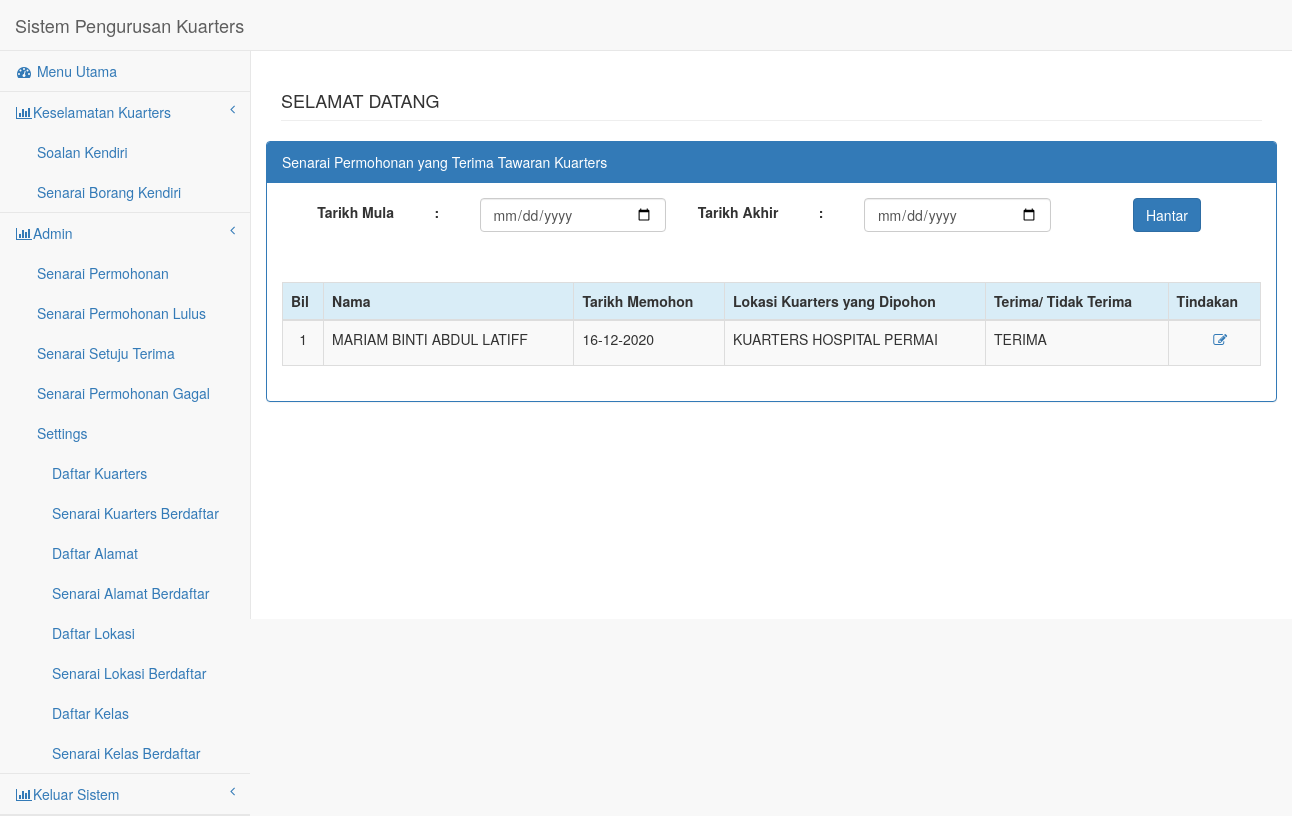
The app's page /pages/listlulusterima.php with its own data.
### tables this page shows
CREATE TABLE IF NOT EXISTS `tbl_pemohonan` (
  `p_id` int(11) NOT NULL AUTO_INCREMENT,
  `p_staff` int(30) NOT NULL,
  `p_tarikhmohon` date DEFAULT NULL,
  `p_lokasi` varchar(250) DEFAULT NULL,
  `p_jantina` varchar(30) DEFAULT NULL,
  `p_statusperkahwinan` int(30) DEFAULT NULL,
  `p_telrumah` varchar(20) DEFAULT NULL,
  `p_telhp` varchar(20) DEFAULT NULL,
  `p_telpejabat` varchar(20) DEFAULT NULL,
  `p_jawatan` int(30) DEFAULT NULL,
  `p_katjawatan` varchar(30) NOT NULL,
  `p_jabatan` varchar(250) DEFAULT NULL,
  `p_unit` varchar(250) DEFAULT NULL,
  `p_tmulabertugas` date DEFAULT NULL,
  `p_markahtmulabertugas` int(10) NOT NULL,
  `p_waktubertugas` text,
  `p_markahwaktubertugas` int(10) NOT NULL,
  `p_namapasangan` text,
  `p_icpasangan` varchar(20) NOT NULL,
  `p_katkeluarga` varchar(30) NOT NULL,
  `p_markahkatkeluarga` int(10) NOT NULL,
  `p_jawatanpasangan` varchar(50) DEFAULT NULL,
  `p_tkerjapasangan` text NOT NULL,
  `p_wbpasangan` text NOT NULL,
  `p_bilanak` int(11) DEFAULT NULL,
  `p_markahbilanak` int(10) NOT NULL,
  `p_alamatsekarang` text,
  `p_checkbox1` int(11) DEFAULT NULL,
  `p_checkbox2` int(11) DEFAULT NULL,
  `p_checkbox3` int(11) DEFAULT NULL,
  `p_alamatrumahsd` text,
  `p_jarakrumah` text,
  `p_sebabmohon` text,
  `p_tandamohon` int(11) NOT NULL,
  `p_pengesahan` text,
  `p_tandaketua` int(11) NOT NULL,
  `p_stathantar` varchar(30) DEFAULT NULL,
  `p_statmohon` varchar(30) DEFAULT NULL,
  `p_statterima` int(11) NOT NULL,
  `p_kelasrumah` varchar(30) NOT NULL,
  `p_alamattawaran` varchar(250) NOT NULL,
  `p_tmasuk` date DEFAULT NULL,
  `p_tkeluar` date DEFAULT NULL,
  `p_terimadepo` date DEFAULT NULL,
  `p_jumlahdepo` varchar(20) DEFAULT NULL,
  `p_resit` varchar(30) DEFAULT NULL,
  `p_lamamohon` varchar(10) NOT NULL,
  `p_markahlamamohon` double NOT NULL,
  `p_totalmarkah` double NOT NULL,
  `p_finalmarks` double NOT NULL,
  `p_kontrak` int(5) NOT NULL COMMENT '1- non-renewal 2- renewal',
  `p_kilometer` int(10) NOT NULL,
  PRIMARY KEY (`p_id`)
);

CREATE TABLE IF NOT EXISTS `tablepengguna` (
  `id` int(25) NOT NULL AUTO_INCREMENT,
  `nokadpengenalan` varchar(14) NOT NULL,
  `namapemohon` varchar(255) DEFAULT NULL,
  `katalaluan` varchar(32) NOT NULL,
  `jawatan` varchar(50) NOT NULL,
  `jabatan` varchar(10) DEFAULT NULL,
  `kumpulanb` int(40) NOT NULL,
  `emelrasmi` varchar(50) NOT NULL,
  `notel` varchar(20) NOT NULL,
  `tarikhlantik` date NOT NULL,
  `induksi` text NOT NULL,
  `unit` int(11) DEFAULT NULL,
  `tpbahagian` int(50) NOT NULL,
  `siri` varchar(10) NOT NULL,
  `periksa` text NOT NULL,
  `status` varchar(5) NOT NULL DEFAULT '1',
  `logatt` varchar(5) NOT NULL DEFAULT '0',
  `logerr` varchar(5) NOT NULL DEFAULT '0',
  `status1` int(11) NOT NULL DEFAULT '1',
  `authlevel` int(11) NOT NULL,
  `kategori` int(11) NOT NULL,
  PRIMARY KEY (`id`),
  KEY `ptj` (`jabatan`),
  KEY `unit2` (`unit`),
  KEY `status` (`status1`)
);

CREATE TABLE IF NOT EXISTS `tbllokasi` (
  `l_id` int(11) NOT NULL AUTO_INCREMENT,
  `l_nama` varchar(250) NOT NULL,
  `l_jabatan` int(11) NOT NULL,
  `l_susun` int(11) NOT NULL,
  `l_status` int(11) NOT NULL DEFAULT '1',
  KEY `pid` (`l_id`)
);

CREATE TABLE IF NOT EXISTS `tbl_terima` (
  `idterima` int(5) NOT NULL AUTO_INCREMENT,
  `namaterima` varchar(50) NOT NULL,
  `susunterima` int(11) NOT NULL,
  `statusterima` int(11) NOT NULL,
  PRIMARY KEY (`idterima`)
);

### pages/listlulusterima.php (the view, shortened to what this page needs)
<!DOCTYPE html>
<html lang="en">
<head>
<link href="../bower_components/bootstrap/dist/css/bootstrap.min.css"
    rel="stylesheet">
<link href="../bower_components/metisMenu/dist/metisMenu.min.css"
    rel="stylesheet">
<link href="../dist/css/sb-admin-2.css" rel="stylesheet">
<link href="../bower_components/font-awesome/css/font-awesome.min.css"
    rel="stylesheet" type="text/css">
</head>
<body>
</body>
<form method="post" >
    <div id="wrapper">
<?php include('leftbar.php');?>
<div id="page-wrapper">
<div class="row">
  <div class="col-lg-12">
                <h4 class="page-header">
                    <?php echo strtoupper("selamat datang"." ".htmlentities($_SESSION['namapegawai']));?></h4>
</div>
        <div class="row">
            <div class="col-lg-12">
                <div class="panel panel-primary">
                    <div class="panel-heading">
                        Senarai Permohonan yang Terima Tawaran Kuarters
                    </div>
                    <div class="panel-body">
                        <table width="1000" border="0" align="center">
                            <tr>
                                <td width="300" align="right"><label>Tarikh Mula</label></td>
                                <td width="300" align="center"><label>:</label></td>
                                <td width="300"><input id="date1" name="date1" type="date"  class="datepicker, form-control" required/></td>
                                <td width="300" align="right"><label>Tarikh Akhir</label></td>
                                <td width="300" align="center"><label>:</label></td>
                                <td width="300"><input id="date2" name="date2" type="date"  class="datepicker, form-control" required/></td>
                                <td width="300" align="center"><label></label></td>
                                <td width="300" rowspan="1"><input type="submit"  name="submit" class="btn btn-primary" value="Hantar"></td>
                            </tr>
                            <?php
                              $querymohon     = "SELECT * FROM  tbl_pemohonan  where p_statmohon = 2 AND p_statterima = 1 AND p_stathantar = 1 " ;
                                $resultmohon    = mysql_query($querymohon) or die(mysql_error());
                                $data      = mysql_num_rows($resultmohon);
                             ?>
                            <tr>
                                    <td colspan="9" align="right"><?php  ?><?php  ?></td>
                                    <td width="53" rowspan="3">&nbsp;</td>
                            </tr>
                        </table>
                    </div>
                    <div class="panel-body">
                        <div class="dataTable_wrapper">
                            <table class="table table-striped table-bordered table-hover" id="dataTables-example">
                                <thead>
                                    <tr class="info">
                                        <th>Bil</th>
                                        <th>Nama</th>
                                        <th>Tarikh Memohon</th>
                                        <th>Lokasi Kuarters yang Dipohon</th>
                                        <th>Terima/ Tidak Terima</th>
                                        <th>Tindakan</th>
                                    </tr>
                                </thead>
                                <tbody>
                      <?php
                      if($data < 1)
                      {
                          ?>
                          <tr><td colspan="5" align="center"> Tiada Maklumat </td></tr>
                          <?php
                      }
                      else
                      {
                          $sn = 1;
                          while($datamohon = mysql_fetch_array($resultmohon))
                          {
                              $xid            = $datamohon ['p_id'];
                              $xidstaff       = $datamohon ['p_staff'];
                                $xtarikhmohon   = $datamohon ['p_tarikhmohon'];
                                $xlokasi        = $datamohon ['p_lokasi'];
                                $xstatus        = $datamohon ['p_statterima'];
                        $querylokasi     = "SELECT * FROM  tbllokasi WHERE l_id = '$xlokasi'";
                        $resultlokasi    = mysql_query($querylokasi) or die(mysql_error());
                        $datalokasi      = mysql_fetch_array($resultlokasi);
                        $ylokasi         = $datalokasi ['l_nama'];
                        $querymohon2     = "SELECT * FROM  tbl_terima WHERE idterima = '$xstatus'";
                        $resultmohon2    = mysql_query($querymohon2) or die(mysql_error());
                        $datastatus2     = mysql_fetch_array($resultmohon2);
                        $ystatus2         = $datastatus2 ['namaterima'];
                        $querypengguna = "SELECT * FROM tablepengguna WHERE id = '$xidstaff'";
                        $resultpengguna = mysql_query($querypengguna) or die (mysql_error());
                        $penggunak = mysql_fetch_array($resultpengguna);
                        $nama = $penggunak['namapemohon'];
                        ?>
                        <tr class="odd gradeX">
                            <td align='center'><?php echo $sn?></td>
                            <td><?php echo htmlentities(strtoupper($nama));?></td>
                            <td><?php echo htmlentities(strtoupper(date("d-m-Y", strtotime($xtarikhmohon))));?></td>
                            <td><?php echo htmlentities(strtoupper($ylokasi ));?></td>
                            <td><?php echo htmlentities(strtoupper($ystatus2 ));?></td>
                            <td align='center'>&nbsp;&nbsp;<a href="kemaskinipenghuni4.php?id=<?php echo htmlentities($xid);?>">
                                <p class="fa fa-edit"></p></a>
                            </td>
                        </tr>
                        <?php
                        $sn++;
                        }
                          }
                          ?>
                                    </tbody>
                                </table>
                            </div>
                        </div>
                    </div>
            </div>
    </div>
</div>
    </div>
</body>
</html>

### records on screen
tbl_pemohonan: tablepengguna.namapemohon "MARIAM BINTI ABDUL LATIFF", p_tarikhmohon "16-12-2020", tbllokasi.l_nama "KUARTERS HOSPITAL PERMAI", tbl_terima.namaterima "TERIMA"
